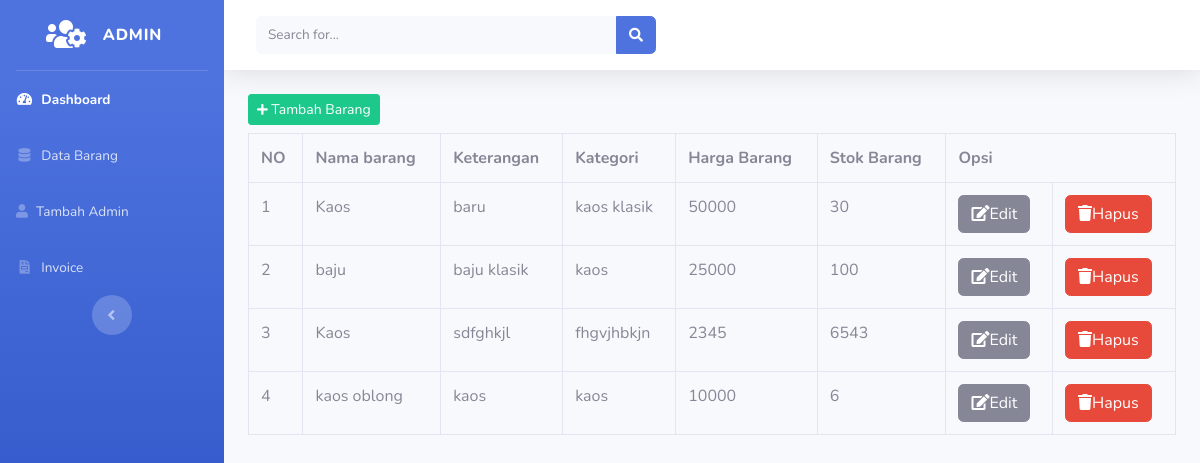
Page /index.php/admin/data_barang on the committed database.
### tables this page shows
CREATE TABLE `produk` (
  `id_produk` int NOT NULL,
  `produk` varchar(150) NOT NULL,
  `keterangan` varchar(1000) NOT NULL,
  `kategori` varchar(500) NOT NULL,
  `harga` int NOT NULL,
  `stok` int NOT NULL,
  `gambar` text NOT NULL
);

### application/controllers/admin/Data_barang.php (called while the page is built, shortened)
<?php
class Data_barang extends CI_Controller{
    public function __construct()
    {
            $this->load->model('Model_produk');
    }
    public function index(){
        $data['barang'] = $this->Model_produk->tampil_data()->result();
        $this->load->view('templates_admin/header');
        $this->load->view('templates_admin/sidebar');
        $this->load->view('admin/data_barang', $data);
        $this->load->view('templates_admin/footer');
    }
}

### index.php (called while the page is built, shortened)
<?php
require_once BASEPATH.'core/CodeIgniter.php';

### application/models/Model_produk.php (called while the page is built, shortened)
<?php
class Model_produk extends CI_Model{
    public function tampil_data(){
        return $this->db->get('produk');
    }
}

### application/views/admin/data_barang.php (the view, shortened to what this page needs)
<div class="container-fluid">
    <button class="btn btn-sm btn-success mb-2" data-toggle="modal" data-target="#tambah"><i class="fas fa-plus fa-sm"></i> Tambah Barang</button>
    <table class="table table-bordered">
        <tr>
            <th>NO</th>
            <th>Nama barang</th>
            <th>Keterangan</th>
            <th>Kategori</th>
            <th>Harga Barang</th>
            <th>Stok Barang</th>
            <th colspan="3">Opsi</th>
        </tr>
        <?php
        $no=1;
        foreach($barang as $brg) : ?>
        <tr>
            <td><?php echo $no++ ?></td>
            <td><?php echo $brg->produk ?></td>
            <td><?php echo $brg->keterangan ?></td>
            <td><?php echo $brg->kategori ?></td>
            <td><?php echo $brg->harga ?></td>
            <td><?php echo $brg->stok ?></td>
            <td><?php echo anchor('admin/data_barang/edit/' .$brg->id_produk, '<div class="btn btn-secondary btn-sm="><i class="fa fa-edit"></i>Edit</div>') ?></td>
            <td><?php echo anchor('admin/data_barang/hapus/' .$brg->id_produk, '<div class="btn btn-danger btn-sm="><i class="fa fa-trash"></i>Hapus</div>') ?></td>
        </tr>
        <?php endforeach; ?>
    </table>
</div>

### application/views/templates_admin/header.php (shortened to what this page needs)
<!DOCTYPE html>
<html lang="en">
<head>
  <link href="<?php echo base_url() ?>assets/vendor/fontawesome-free/css/all.min.css" rel="stylesheet" type="text/css">
  <link href="<?php echo base_url() ?>assets/css/sb-admin-2.min.css" rel="stylesheet">
  <link href="<?php echo base_url() ?>assets/css/style.css" rel="stylesheet">
</head>

### application/views/templates_admin/sidebar.php (shortened to what this page needs)
<body id="page-top">
  <div id="wrapper">
    <ul class="navbar-nav bg-gradient-primary sidebar sidebar-dark accordion" id="accordionSidebar">
      <a class="sidebar-brand d-flex align-items-center justify-content-center" href="index.html">
        <div class="sidebar-brand-icon">
          <i class="fas fa-users-cog"></i>
        </div>
        <div class="sidebar-brand-text mx-3">ADMIN</div>
      </a>
      <hr class="sidebar-divider my-0">
      <li class="nav-item active">
        <a class="nav-link" href="<?php echo base_url('admin/dashboard_admin') ?>">
          <i class="fas fa-fw fa-tachometer-alt"></i>
          <span>Dashboard</span></a>
      </li>
      <li class="nav-item">
        <a class="nav-link" href="<?php echo base_url('admin/data_barang') ?>">
          <i class="fas fa-fw fa-database"></i>
          <span>Data Barang</span></a>
      </li>
      <li class="nav-item">
        <a class="nav-link" href="<?php echo base_url('admin/data_admin') ?>">
          <i class="fa fa-user"></i>
          <span>Tambah Admin</span></a>
      </li>
      <li class="nav-item">
        <a class="nav-link" href="<?php echo base_url('admin/invoice') ?>">
          <i class="fas fa-fw fa-file-invoice"></i>
          <span>Invoice</span></a>
      </li>
      <div class="text-center d-none d-md-inline">
        <button class="rounded-circle border-0" id="sidebarToggle"></button>
      </div>
    </ul>
    <div id="content-wrapper" class="d-flex flex-column">
      <div id="content">
        <nav class="navbar navbar-expand navbar-light bg-white topbar mb-4 static-top shadow">
          <form class="d-none d-sm-inline-block form-inline mr-auto ml-md-3 my-2 my-md-0 mw-100 navbar-search">
            <div class="input-group">
              <input type="text" class="form-control bg-light border-0 small" placeholder="Search for..." aria-label="Search" aria-describedby="basic-addon2">
              <div class="input-group-append">
                <button class="btn btn-primary" type="button">
                  <i class="fas fa-search fa-sm"></i>
                </button>
              </div>
            </div>
          </form>
        </nav>

### application/views/templates_admin/footer.php (shortened to what this page needs)
</body>
</html>

### rows in the picture
produk: produk "Kaos", keterangan "baru", kategori "kaos klasik", harga "50000", stok "30", id_produk "Edit", id_produk "Hapus"
produk: produk "baju", keterangan "baju klasik", kategori "kaos", harga "25000", stok "100", id_produk "Edit", id_produk "Hapus"
produk: produk "Kaos", keterangan "sdfghkjl", kategori "fhgvjhbkjn", harga "2345", stok "6543", id_produk "Edit", id_produk "Hapus"
produk: produk "kaos oblong", keterangan "kaos", kategori "kaos", harga "10000", stok "6", id_produk "Edit", id_produk "Hapus"
